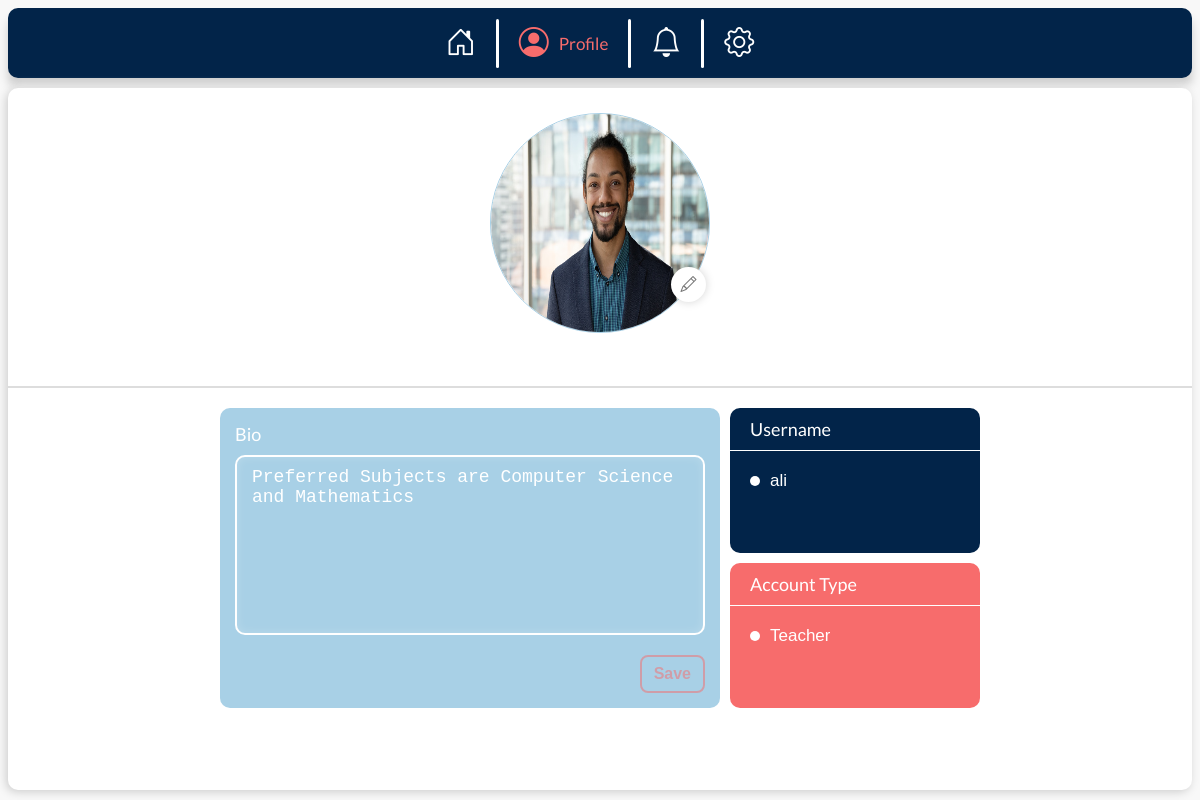
Page /home/profile/ (signed in) on the earlier database version.
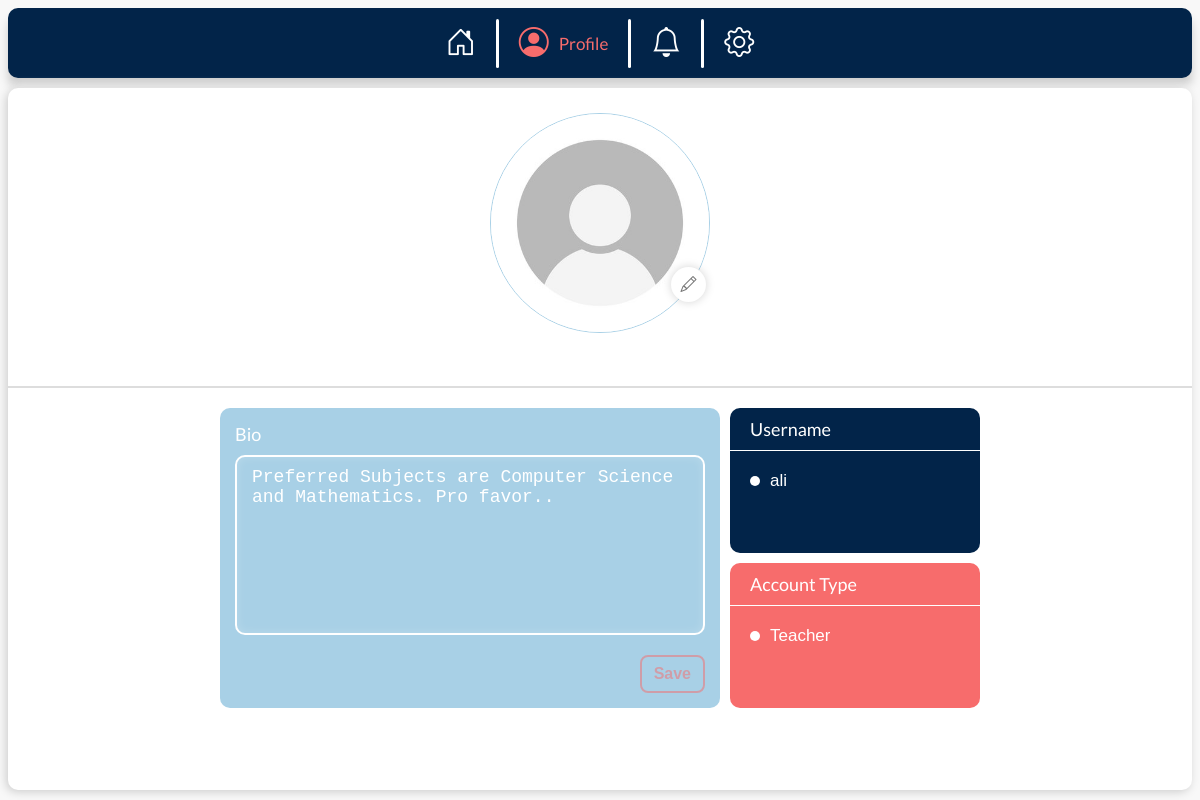
Same page on the later database version.
### register/models.py (models this page shows, shortened)
class CustomUser(AbstractBaseUser):
    email = models.EmailField(verbose_name='email', max_length=254, unique=True)
    username = models.CharField(max_length=30, unique=False)
    date_joined = models.DateTimeField(verbose_name='date joined', auto_now_add=True)
    last_login = models.DateTimeField(verbose_name='last login', auto_now=True)
    is_admin = models.BooleanField(default=False)
    is_active = models.BooleanField(default=True)
    is_staff = models.BooleanField(default=False)
    is_superuser = models.BooleanField(default=False)
    account_type = models.CharField(max_length=7, choices=ACCOUNT_TYPES, blank=False, null=False)
    profile_pic = models.ImageField(blank=True, upload_to=get_image_upload_location, default='profile/default.jpg')
    bio = models.TextField(max_length=300, null=True, blank=True)
    is_email_verified = models.BooleanField(default=False)
    image_storage_id = models.UUIDField(default=uuid.uuid4, editable=False)
    objects = CustomUserManager()
    USERNAME_FIELD = 'email'
    REQUIRED_FIELDS = ['username', 'account_type']
    @property
    def profile_pic_path(self):
        return f'/media/{self.profile_pic}'

### home/views.py (the view)
# urls.py: path('profile/', ProfilePageView.as_view(), name='profile-page'),
class ProfilePageView(View):
    @authentication_check()
    def get(self, request):
        return render(request, 'home/profile.html', {
            'notifications' : get_number_of_unseen_notification(request),
        })

### templates/home/profile.html (shortened to what this page needs)
{% extends 'home/base.html' %}
{% load static %}
{% block headextraextra %}
<link rel='stylesheet' href="{% static 'css/home/profile.css' %}">
{% endblock headextraextra %}
{% block bodyextra %}
<div class="top-box">
    <div class="profile-holder">
        <img src="{{ user.profile_pic_path }}">
        <div class="popup-box">
            <i class="bi bi-pencil"></i>
        </div>
    </div>
</div>
<div class="extra-box">
    <div class="content-box">
        {% if user.account_type == 'teacher' %}
            <div class="bio-box">
                <label>Bio</label>
                <textarea maxlength="300">{{ user.bio }}</textarea>
                <button class="disabled">Save</button>
            </div>
        {% endif %}
        <div class="username-box">
            <div class="header">Username</div>
            <div class="ball"></div>
            <span>{{ user.username }}</span>
        </div>
        <div class="account-type-box">
            <div class="header">Account Type</div>
            <div class="ball"></div>
            <span>{{ user.account_type|capfirst }}</span>
        </div>
    </div>
</div>
{% endblock bodyextra %}

Differences in the rows shown:
changed CustomUser "ali": profile_pic_path: picture removed, a placeholder shows; bio "Preferred Subjects are Computer Science and Mathematics" → "Preferred Subjects are Computer Science and Mathematics. Pro favor.."
